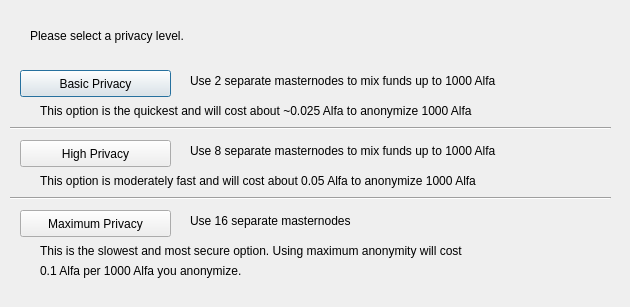
<?xml version="1.0" encoding="UTF-8"?>
<ui version="4.0">
 <class>DarksendConfig</class>
 <widget class="QDialog" name="DarksendConfig">
  <property name="geometry">
   <rect>
    <x>0</x>
    <y>0</y>
    <width>630</width>
    <height>307</height>
   </rect>
  </property>
  <property name="windowTitle">
   <string>Configure Darksend</string>
  </property>
  <widget class="QPushButton" name="buttonBasic">
   <property name="geometry">
    <rect>
     <x>20</x>
     <y>70</y>
     <width>151</width>
     <height>27</height>
    </rect>
   </property>
   <property name="text">
    <string>Basic Privacy</string>
   </property>
  </widget>
  <widget class="QPushButton" name="buttonHigh">
   <property name="geometry">
    <rect>
     <x>20</x>
     <y>140</y>
     <width>151</width>
     <height>27</height>
    </rect>
   </property>
   <property name="text">
    <string>High Privacy</string>
   </property>
  </widget>
  <widget class="QPushButton" name="buttonMax">
   <property name="geometry">
    <rect>
     <x>20</x>
     <y>210</y>
     <width>151</width>
     <height>27</height>
    </rect>
   </property>
   <property name="text">
    <string>Maximum Privacy</string>
   </property>
  </widget>
  <widget class="QLabel" name="label">
   <property name="geometry">
    <rect>
     <x>30</x>
     <y>20</y>
     <width>571</width>
     <height>31</height>
    </rect>
   </property>
   <property name="text">
    <string>Please select a privacy level.</string>
   </property>
  </widget>
  <widget class="QLabel" name="label_2">
   <property name="geometry">
    <rect>
     <x>190</x>
     <y>70</y>
     <width>421</width>
     <height>21</height>
    </rect>
   </property>
   <property name="text">
    <string>Use 2 separate masternodes to mix funds up to 1000 Alfa</string>
   </property>
  </widget>
  <widget class="QLabel" name="label_3">
   <property name="geometry">
    <rect>
     <x>190</x>
     <y>140</y>
     <width>411</width>
     <height>21</height>
    </rect>
   </property>
   <property name="text">
    <string>Use 8 separate masternodes to mix funds up to 1000 Alfa</string>
   </property>
  </widget>
  <widget class="QLabel" name="label_4">
   <property name="geometry">
    <rect>
     <x>190</x>
     <y>210</y>
     <width>421</width>
     <height>21</height>
    </rect>
   </property>
   <property name="text">
    <string>Use 16 separate masternodes</string>
   </property>
  </widget>
  <widget class="QLabel" name="label_6">
   <property name="geometry">
    <rect>
     <x>40</x>
     <y>100</y>
     <width>561</width>
     <height>21</height>
    </rect>
   </property>
   <property name="text">
    <string>This option is the quickest and will cost about ~0.025 Alfa to anonymize 1000 Alfa</string>
   </property>
  </widget>
  <widget class="QLabel" name="label_7">
   <property name="geometry">
    <rect>
     <x>40</x>
     <y>170</y>
     <width>561</width>
     <height>21</height>
    </rect>
   </property>
   <property name="text">
    <string>This option is moderately fast and will cost about 0.05 Alfa to anonymize 1000 Alfa</string>
   </property>
  </widget>
  <widget class="QLabel" name="label_8">
   <property name="geometry">
    <rect>
     <x>40</x>
     <y>240</y>
     <width>561</width>
     <height>21</height>
    </rect>
   </property>
   <property name="text">
    <string>This is the slowest and most secure option. Using maximum anonymity will cost</string>
   </property>
  </widget>
  <widget class="QLabel" name="label_9">
   <property name="geometry">
    <rect>
     <x>40</x>
     <y>260</y>
     <width>561</width>
     <height>21</height>
    </rect>
   </property>
   <property name="text">
    <string>0.1 Alfa per 1000 Alfa you anonymize.</string>
   </property>
  </widget>
  <widget class="Line" name="line">
   <property name="geometry">
    <rect>
     <x>10</x>
     <y>120</y>
     <width>601</width>
     <height>16</height>
    </rect>
   </property>
   <property name="orientation">
    <enum>Qt::Horizontal</enum>
   </property>
  </widget>
  <widget class="Line" name="line_2">
   <property name="geometry">
    <rect>
     <x>10</x>
     <y>190</y>
     <width>601</width>
     <height>16</height>
    </rect>
   </property>
   <property name="orientation">
    <enum>Qt::Horizontal</enum>
   </property>
  </widget>
 </widget>
 <resources/>
 <connections/>
</ui>
